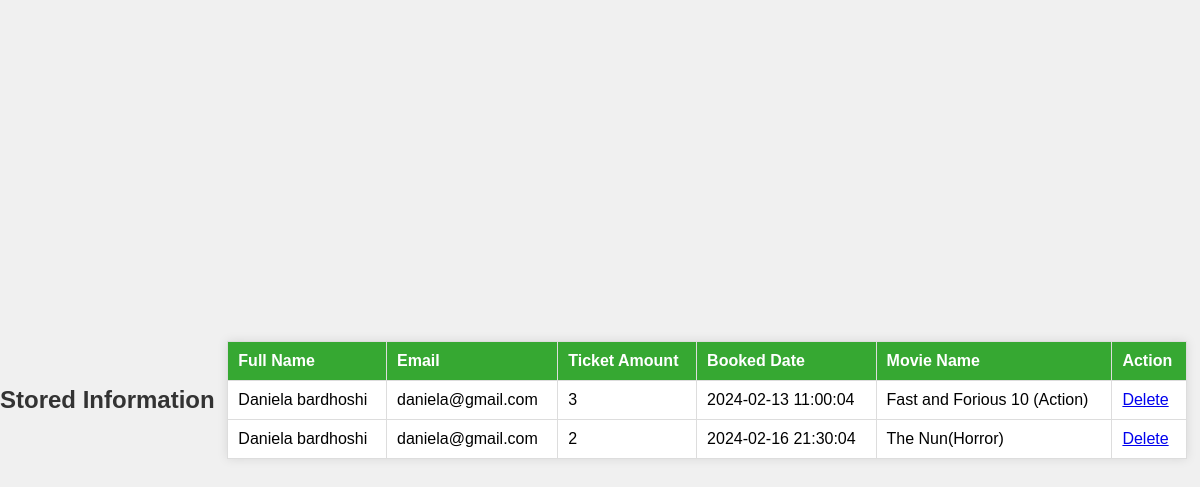
The app's page /biletat.php with its own data.
### tables this page shows
CREATE TABLE `ticket` (
  `id` int(11) NOT NULL,
  `user_id` int(11) NOT NULL,
  `date_time` datetime NOT NULL,
  `ticket_number` int(11) NOT NULL,
  `MovieNAme` varchar(100) NOT NULL,
  `status` int(11) NOT NULL
);

CREATE TABLE `user` (
  `id` int(11) NOT NULL,
  `nickname` varchar(15) NOT NULL,
  `email` varchar(50) NOT NULL,
  `password` varchar(15) NOT NULL,
  `name` varchar(15) NOT NULL,
  `surname` varchar(15) NOT NULL,
  `birthday` date NOT NULL,
  `gender` int(11) NOT NULL
);

### biletat.php (the view, shortened to what this page needs)
<?php include 'dbconn.php'?>
<!DOCTYPE html>
<html lang="en">
<head>
</head>
<body>
    <h2>Stored Information</h2>
    <br>
    <table border="1">
        <thead>
            <tr>
                <th>Full Name</th>
                <th>Email</th>
                <th>Ticket Amount</th>
                <th>Booked Date</th>
                <th>Movie Name</th>
                <th>Action</th>
            </tr>
            <?php
         $query = "select t.id , u.name, u.surname , u.email , t.ticket_number , t.date_time , t.MovieNAme from ticket as t INNER JOIN user as u on t.user_id= u.id where t.status = 1";
         $query_result = mysqli_query($connection,$query);
         while($row = mysqli_fetch_assoc($query_result)){
             $fullName = $row['name']." ".$row['surname'];
             $email  = $row['email'];
             $number = $row['ticket_number'];
             $date_time = $row['date_time'];
             $MovieNAme = $row['MovieNAme'];
             $bookedid = $row['id'];
             echo "<tr>";
             echo "<td>$fullName</td>";
             echo "<td>$email</td>";
             echo "<td>$number</td>";
             echo "<td>$date_time</td>";
             echo "<td>$MovieNAme</td>";
             echo "<td><a href='deletebook.php?id=$bookedid'>Delete</a></td>";
         }
         ?>
        </thead>
    </table>
</body>
</html>

### biletat.php (style rules this page uses)
body { font-family: 'Poppins', sans-serif; margin: 0; padding: 0; background-color: #f0f0f0; display: flex; align-items: center; justify-content: center; height: 100vh; }
h2 { text-align: center; color: #333; }
table { width: 80%; margin: 20px auto; border-collapse: collapse; box-shadow: 0 0 10px rgba(0, 0, 0, 0.1); background-color: white; }
th, td { padding: 10px; border: 1px solid #ddd; text-align: left; }
th { background-color: #36a832; color: white; }

### records on screen
ticket: user.surname "Daniela bardhoshi", user.email "daniela@gmail.com", ticket_number "3", date_time "2024-02-13 11:00:04", MovieNAme "Fast and Forious 10 (Action)"
ticket: user.surname "Daniela bardhoshi", user.email "daniela@gmail.com", ticket_number "2", date_time "2024-02-16 21:30:04", MovieNAme "The Nun(Horror)"
